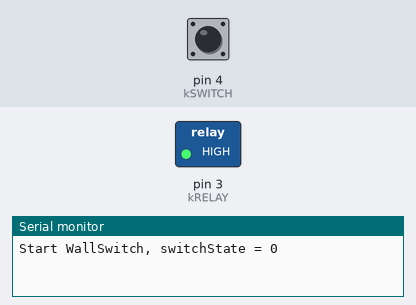
Recording of a sketch running on a simulated Arduino Uno, built with avr-gcc and run on an emulated ATmega328P. Shown: switched loads named in the sketch (green lamp = pin HIGH), the last lines printed to the serial monitor. The inputs (shaded band) are chosen by the test bench; at power-on: pin 4 (kSWITCH) LOW.

Above: at 1.2 s.
1.3 s: pin 4 (kSWITCH) pulled HIGH for 0.15 s
At 1.37 s:
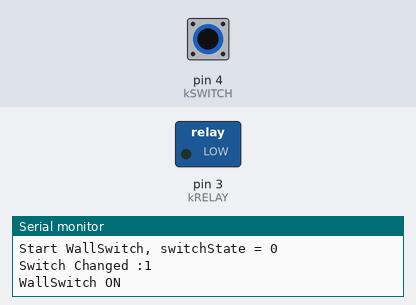
4.4 s: pin 4 (kSWITCH) pulled HIGH for 3.2 s
At 8.1 s:
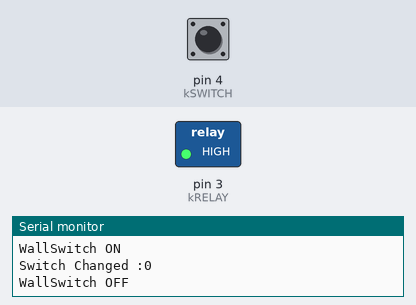
Timing chart, 0 to 9.6 s (numbered marks = the images above; inputs shaded):
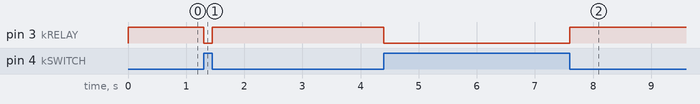

Measured:
- after the input at 1.3 s, pin 3 (kRELAY): HIGH → LOW at once, → HIGH 0.15 s later
- after the input at 4.4 s, pin 3 (kRELAY): HIGH → LOW at once, → HIGH 3.2 s later

The sketch:

WallSwitch.ino
```cpp
/*
  WallSwitch

  Using rc-switch Library

  https://github.com/sui77/rc-switch

*/

#include <RCSwitch.h>

const int kINT = 0;   // Receiver on inerrupt 0 => that is pin #4
const int kRELAY = 3; // Relay Output, active low
const int kSWITCH = 4; // Switch Input, active high

// Code 3 byte
// 1 byte - thing
//          0x01 = Wall switch
//
// 1 byte - thing ID
//
// 1 byte - action
//          0x00 = off
//          0x01 = on
const int kWALL_SWITCH = 0x010100;
const int kWALL_SWITCH_ON = 0x01;
const int kWALL_SWITCH_OFF = 0x02;
const int kACTION_MASK = 0xff;

RCSwitch wallSwitch = RCSwitch();
int prevValue = (kWALL_SWITCH | kWALL_SWITCH_OFF);
int switchState = 0;

void setup() {
  Serial.begin(9600);
  pinMode(kSWITCH, INPUT);
  pinMode(kRELAY, OUTPUT);
  digitalWrite(kRELAY, HIGH);
  wallSwitch.enableReceive(kINT);

  switchState = digitalRead(kSWITCH);

  Serial.print("Start WallSwitch, switchState = ");
  Serial.println(switchState);
}

void printReceived(int value) {
    if (value == 0) {
      Serial.println("Unknown encoding");
    } else {
      Serial.print("Received ");
      Serial.print(wallSwitch.getReceivedValue());
      Serial.print(" / ");
      Serial.print(wallSwitch.getReceivedBitlength());
      Serial.print("bit ");
      Serial.print("Protocol: ");
      Serial.println(wallSwitch.getReceivedProtocol());
    }
}

void setValue(int value) {
    if (value != 0 && prevValue != value) {
        if (value == (kWALL_SWITCH | kWALL_SWITCH_ON)) {
          Serial.println("WallSwitch ON");
          digitalWrite(kRELAY, LOW);
        } else if (value == (kWALL_SWITCH | kWALL_SWITCH_OFF)) {
          Serial.println("WallSwitch OFF");
          digitalWrite(kRELAY, HIGH);
        }
        prevValue = value;
    }
}

void setWallSwitchOn(bool on) {
  if (on) {
    setValue(kWALL_SWITCH | kWALL_SWITCH_ON);
  } else {
    setValue(kWALL_SWITCH | kWALL_SWITCH_OFF);
  }
}

void loop() {
  // rc switch
  if (wallSwitch.available()) {
    int value = wallSwitch.getReceivedValue();
    printReceived(value);
    setValue(value);
    wallSwitch.resetAvailable();
  }

  // toggle switch
  int sw = digitalRead(kSWITCH);
  if (sw != switchState)  {
    switchState = sw;
    Serial.print("Switch Changed :");
    Serial.println(sw);
    if (prevValue == (kWALL_SWITCH | kWALL_SWITCH_ON)) {
      setWallSwitchOn(false);
    } else {
      setWallSwitchOn(true);
    }

    delay(1);
  }
}
```
